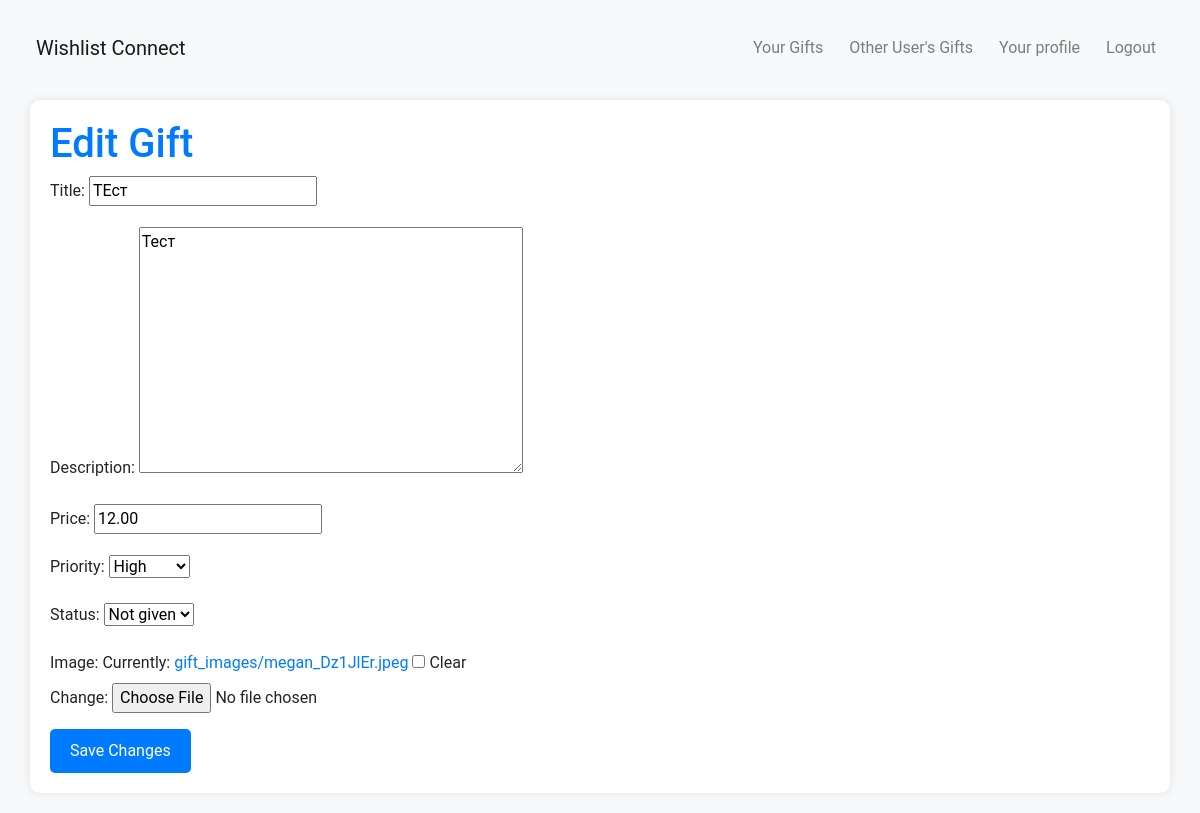
Page /api/edit-gift/7/ (signed in) on the committed database.
### api/models.py (models this page shows, shortened)
class Gift(models.Model):
    PRIORITY_CHOICES = [
        ('high', 'High'),
        ('medium', 'Medium'),
        ('low', 'Low'),
        ('none', 'None'),
    ]
    STATUS_CHOICES = [
        ('given', 'Given'),
        ('not given', 'Not given'),
        ('booked', 'Booked'),
    ]
    user = models.ForeignKey(User, on_delete=models.CASCADE)
    title = models.CharField(max_length=255)
    description = models.TextField()
    price = models.DecimalField(max_digits=10, decimal_places=2)
    priority = models.CharField(max_length=10, choices=PRIORITY_CHOICES, default='none')
    status = models.CharField(max_length=10, choices=STATUS_CHOICES, default='not given')
    image = models.ImageField(upload_to='gift_images/', blank=True, null=True)

### api/views.py (the view)
# urls.py: path('edit-gift/<int:pk>/', edit_gift, name='edit-gift'),
@login_required
def edit_gift(request, pk):
    gift = get_object_or_404(Gift, pk=pk, user=request.user)
    if request.method == 'POST':
        form = GiftForm(request.POST, request.FILES, instance=gift)
        if form.is_valid():
            form.save()
            return redirect('user-gift-list')
    else:
        form = GiftForm(instance=gift)
    return render(request, 'edit_gift.html', {'form': form, 'gift': gift})

### api/forms.py
class GiftForm(forms.ModelForm):
    class Meta:
        model = Gift
        fields = ['title', 'description', 'price', 'priority', 'status', 'image']

### templates/edit_gift.html (shortened to what this page needs)
{% extends 'base.html' %}
{% load i18n %}
{% block content %}
    <h1>{% trans "Edit Gift"%}</h1>
    <form method="post" action="{% url 'edit-gift' pk=gift.pk %}" enctype="multipart/form-data">
        {{ form.as_p }}
        <button type="submit" class="standard-button">{% trans "Save Changes"%}</button>
    </form>
{% endblock %}

### templates/base.html (style rules this page uses)
body { background-color: #f8f9fa; margin: 20px; font-family: 'Roboto', sans-serif; font-size: 16px; }
h1, h2, h3 { color: #007bff; }
.standard-button { background-color: #007bff; color: #fff; border: none; padding: 10px 20px; border-radius: 5px; cursor: pointer; }

### rows in the picture
Gift: title "ТЕст", description "Тест", price "12.00", priority "High", status "Not given"
